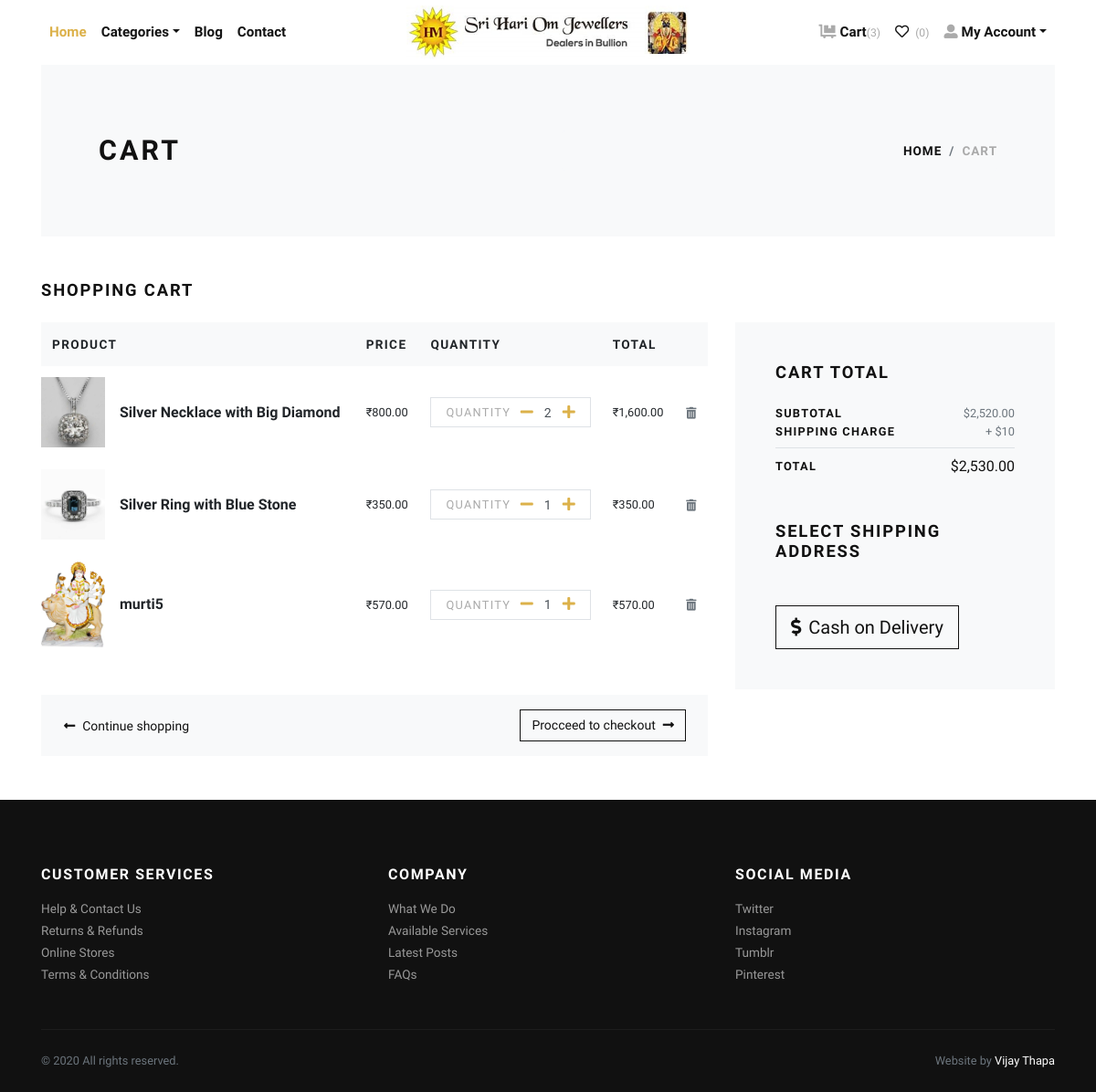
The app's page /cart/ (signed in) with its own data.
### store/models.py (models this page shows, shortened)
class Cart(models.Model):
    user = models.ForeignKey(User, verbose_name="User", on_delete=models.CASCADE)
    product = models.ForeignKey(Product, verbose_name="Product", on_delete=models.CASCADE)
    quantity = models.PositiveIntegerField(default=1, verbose_name="Quantity")
    created_at = models.DateTimeField(auto_now_add=True, verbose_name="Created Date")
    updated_at = models.DateTimeField(auto_now=True, verbose_name="Updated Date")
    @property
    def total_price(self):
        return self.quantity * self.product.price

class Product(models.Model):
    title = models.CharField(max_length=150, verbose_name="Product Title")
    slug = models.SlugField(max_length=160, verbose_name="Product Slug")
    sku = models.CharField(max_length=255, unique=True, verbose_name="Unique Product ID (SKU)")
    short_description = models.TextField(verbose_name="Short Description")
    detail_description = models.TextField(blank=True, null=True, verbose_name="Detail Description")
    product_image = models.ImageField(upload_to='product', blank=True, null=True, verbose_name="Product Image")
    price = models.DecimalField(max_digits=8, decimal_places=2)
    category = models.ForeignKey(Category, verbose_name="Product Categoy", on_delete=models.CASCADE)
    is_active = models.BooleanField(verbose_name="Is Active?")
    is_featured = models.BooleanField(verbose_name="Is Featured?")
    created_at = models.DateTimeField(auto_now_add=True, verbose_name="Created Date")
    updated_at = models.DateTimeField(auto_now=True, verbose_name="Updated Date")
    class Meta:
        verbose_name_plural = 'Products'
        ordering = ('-created_at', )

### store/views.py (the view)
# urls.py: path('cart/', views.cart, name="cart"),
@login_required
def cart(request):
    user = request.user
    cart_products = Cart.objects.filter(user=user)
    amount = decimal.Decimal(0)
    shipping_amount = decimal.Decimal(10)
    cp = [p for p in Cart.objects.all() if p.user==user]
    if cp:
        for p in cp:
            temp_amount = (p.quantity * p.product.price)
            amount += temp_amount
    addresses = Address.objects.filter(user=user)
    context = {
        'cart_products': cart_products,
        'amount': amount,
        'shipping_amount': shipping_amount,
        'total_amount': amount + shipping_amount,
        'addresses': addresses,
    }
    return render(request, 'store/cart.html', context)

### store/context_preprocessors.py (called while the page is built)
def store_menu(request):
    categories = Category.objects.filter(is_active=True)
    context = {
        'categories_menu': categories,
    }
    return context

def cart_menu(request):
    if request.user.is_authenticated:
        cart_items= Cart.objects.filter(user=request.user)
        context = {
            'cart_items': cart_items,
        }
    else:
        context = {}
    return context

### templates/store/cart.html (shortened to what this page needs)
{% extends 'base.html' %}
{% load static %}
{% load humanize %}
    {% block content %}
      <div class="container">
        <section class="py-5 bg-light">
          <div class="container">
            <div class="row px-4 px-lg-5 py-lg-4 align-items-center">
              <div class="col-lg-6">
                <h1 class="h2 text-uppercase mb-0">Cart</h1>
              </div>
              <div class="col-lg-6 text-lg-right">
                <nav aria-label="breadcrumb">
                  <ol class="breadcrumb justify-content-lg-end mb-0 px-0">
                    <li class="breadcrumb-item"><a href="index.html">Home</a></li>
                    <li class="breadcrumb-item active" aria-current="page">Cart</li>
                  </ol>
                </nav>
              </div>
            </div>
          </div>
        </section>
        {% if cart_products %}
        <section class="py-5">
          <h2 class="h5 text-uppercase mb-4">Shopping cart</h2>
          <div class="row">
            <div class="col-lg-8 mb-4 mb-lg-0">
              <div class="table-responsive mb-4">
                <table class="table">
                  <thead class="bg-light">
                    <tr>
                      <th class="border-0" scope="col"> <strong class="text-small text-uppercase">Product</strong></th>
                      <th class="border-0" scope="col"> <strong class="text-small text-uppercase">Price</strong></th>
                      <th class="border-0" scope="col"> <strong class="text-small text-uppercase">Quantity</strong></th>
                      <th class="border-0" scope="col"> <strong class="text-small text-uppercase">Total</strong></th>
                      <th class="border-0" scope="col"> </th>
                    </tr>
                  </thead>
                  <tbody>
                    {% for cart_product in cart_products %}
                    <tr>
                      <th class="pl-0 border-0" scope="row">
                        <div class="media align-items-center">
                          {% if cart_product.product.product_image %}
                            <a class="reset-anchor d-block animsition-link" href="{% url 'store:product-detail' cart_product.product.slug %}"><img src="{{cart_product.product.product_image.url}}" alt="{{cart_product.product.title}}" width="70"/></a>
                          {% else %}
                            <a class="reset-anchor d-block animsition-link" href="{% url 'store:product-detail' cart_product.product.slug %}"><img src="{% static 'img/product-detail-3.jpg' %}" alt="{{cart_product.product.title}}" width="70"/></a>
                          {% endif %}
                          <div class="media-body ml-3"><strong class="h6"><a class="reset-anchor animsition-link" href="{% url 'store:product-detail' cart_product.product.slug %}">{{cart_product.product.title}}</a></strong></div>
                        </div>
                      </th>
                      <td class="align-middle border-0">
                        <p class="mb-0 small">₹{{cart_product.product.price}}</p>
                      </td>
                      <td class="align-middle border-0">
                        <div class="border d-flex align-items-center justify-content-between px-3"><span class="small text-uppercase text-gray headings-font-family">Quantity</span>
                          <div class="quantity">
                            <a href="{% url 'store:minus-cart' cart_product.id %}" class="dec-btn p-0 ml-2"><i class="fas fa-minus"></i></a>
                            <input class="form-control form-control-sm border-0 shadow-0 p-0" type="text" value="{{cart_product.quantity}}"/>
                            <a href="{% url 'store:plus-cart' cart_product.id %}" class="inc-btn p-0"><i class="fas fa-plus"></i></a>
                          </div>
                        </div>
                      </td>
                      <td class="align-middle border-0">
                        <p class="mb-0 small">₹{{cart_product.total_price|intcomma}}</p>
                      </td>
                      <td class="align-middle border-0"><a class="reset-anchor" href="{% url 'store:remove-cart' cart_product.id %}"><i class="fas fa-trash-alt small text-muted"></i></a></td>
                    </tr>
                    {% endfor %}
                  </tbody>
                </table>
              </div>
              <div class="bg-light px-4 py-3">
                <div class="row align-items-center text-center">
                  <div class="col-md-6 mb-3 mb-md-0 text-md-left"><a class="btn btn-link p-0 text-dark btn-sm" href="{% url 'store:home' %}"><i class="fas fa-long-arrow-alt-left mr-2"> </i>Continue shopping</a></div>
                  <div class="col-md-6 text-md-right"><a class="btn btn-outline-dark btn-sm" href="checkout.html">Procceed to checkout<i class="fas fa-long-arrow-alt-right ml-2"></i></a></div>
                </div>
              </div>
            </div>
            <div class="col-lg-4">
              <div class="card border-0 rounded-0 p-lg-4 bg-light">
                <div class="card-body">
                  <h5 class="text-uppercase mb-4">Cart total</h5>
                  <ul class="list-unstyled mb-0">
                    <li class="d-flex align-items-center justify-content-between"><strong class="text-uppercase small font-weight-bold">Subtotal</strong><span class="text-muted small">${{amount|intcomma}}</span></li>
                    <li class="d-flex align-items-center justify-content-between"><strong class="text-uppercase small font-weight-bold">Shipping Charge</strong><span class="text-muted small">+ ${{shipping_amount}}</span></li>
                    <li class="border-bottom my-2"></li>
                    <li class="d-flex align-items-center justify-content-between mb-4"><strong class="text-uppercase small font-weight-bold">Total</strong><span>${{total_amount|intcomma}}</span></li>
                  </ul>
                  <h5 class="text-uppercase my-5">Select Shipping Address</h5>
                  <form action="{% url 'store:checkout' %}" id="myform">
                    <button type="submit" class="btn btn-dark btn-lg btn-outline-dark" type="submit"> <i class="fas fa-dollar-sign mr-2"></i>Cash on Delivery</button>
                  </form>
                </div>
              </div>
            </div>
          </div>
        </section>
        {% else %}
          <div class="text-center py-5">
            <h3 class="mb-3">Your cart is empty.</h3>
            <a href="{% url 'store:home' %}"><i class="fas fa-long-arrow-alt-left mr-2"> </i>Continue shopping</a>
          </div>
        {% endif %}
      </div>
      {% endblock content %}

### jewelryshop/static/css/style.default.css (style rules this page uses)
.text-small { font-size: 0.85rem !important; }
.text-gray { color: #aaa !important; }
strong { font-weight: 700; }
.quantity { display: -ms-flexbox; display: flex; -ms-flex-align: center; align-items: center; font-family: inherit; }
.quantity input { width: 2rem; text-align: center; }
.text-uppercase { text-transform: uppercase; letter-spacing: 0.1em; }
.border { border: 1px solid #dee2e6 !important; }
.shadow-0 { box-shadow: none !important; }
.reset-anchor { color: inherit; transition: all 0.3s; }
.headings-font-family { font-family: inherit !important; }
.btn { font-weight: 400; border: 1px solid transparent; font-family: inherit; padding: 0.375rem 1.5rem; font-size: 1rem; line-height: 1.5; border-radius: 0; transition: color 0.15s ease-in-out, background-color 0.15s ease-in-out, border-color 0.15s ease-in-out, box-shadow 0.15s ease-in-out; }
.btn-link { font-weight: 400; color: #dcb14a; }
.btn-dark { color: #fff; background-color: #111111; border-color: #111111; }
.btn-outline-dark { color: #111111; background-color: transparent; background-image: none; border-color: #111111; }
.btn-lg { padding: 0.5rem 1rem; font-size: 1.25rem; line-height: 1.5; border-radius: 0; }
.btn-sm { padding: 0.375rem 0.75rem; font-size: 0.875rem; line-height: 1.5; border-radius: 0; }
body { font-family: "Libre Franklin", sans-serif; font-size: 1rem; font-weight: 400; line-height: 1.5; color: #111111; background-color: #fff; }
a { color: #dcb14a; text-decoration: none; }
h1, h2, h3, h4, h5, h6, .h1, .h2, .h3, .h4, .h5, .h6 { margin-bottom: 0.5rem; font-family: inherit; font-weight: 900; line-height: 1.2; color: inherit; }
h1, .h1 { font-size: 2.2rem; }
h2, .h2 { font-size: 1.9rem; }
h5, .h5 { font-size: 1.15rem; }
h6, .h6 { font-size: 1rem; }
small, .small { font-size: 80%; font-weight: 400; }
.bg-light { background-color: #f8f9fa !important; }
.text-dark { color: #111111 !important; }
.form-control { padding: 0.375rem 0.75rem; font-size: 1rem; line-height: 1.5; color: #495057; background-color: #fff; border: 1px solid #ced4da; border-radius: 0; transition: border-color 0.15s ease-in-out, box-shadow 0.15s ease-in-out; }
.form-control::placeholder { color: #adb5bd; font-size: 0.85rem; font-weight: 400; }
.form-control-sm { padding: 0.25rem 0.5rem; font-size: 0.875rem; line-height: 1.5; border-radius: 0; }
.card { background-color: #fff; border: 1px solid rgba(17, 17, 17, 0.125); border-radius: 0; }
.card-body { padding: 1.25rem; }
.breadcrumb { background: #f8f9fa; }
.breadcrumb-item { font-size: 0.85rem; text-transform: uppercase; letter-spacing: 0.07em; font-weight: 900; color: #111111; }
.breadcrumb-item a { color: inherit; transition: all 0.3s; }
.breadcrumb-item.active { color: #aaa; }

### records on screen
Cart: product.product_image (picture), product "Silver Necklace with Big Diamond", product.price "800.00", quantity "2", total_price "1,600.00"
Cart: product.product_image (picture), product "Silver Ring with Blue Stone", product.price "350.00", quantity "1", total_price "350.00"
Cart: product.product_image (picture), product "murti5", product.price "570.00", quantity "1", total_price "570.00"

### other values on screen
{{ cart_items.count }} "3"
{{ amount|intcomma }} "2,520.00"
{{ shipping_amount }} "10"
{{ total_amount|intcomma }} "2,530.00"
